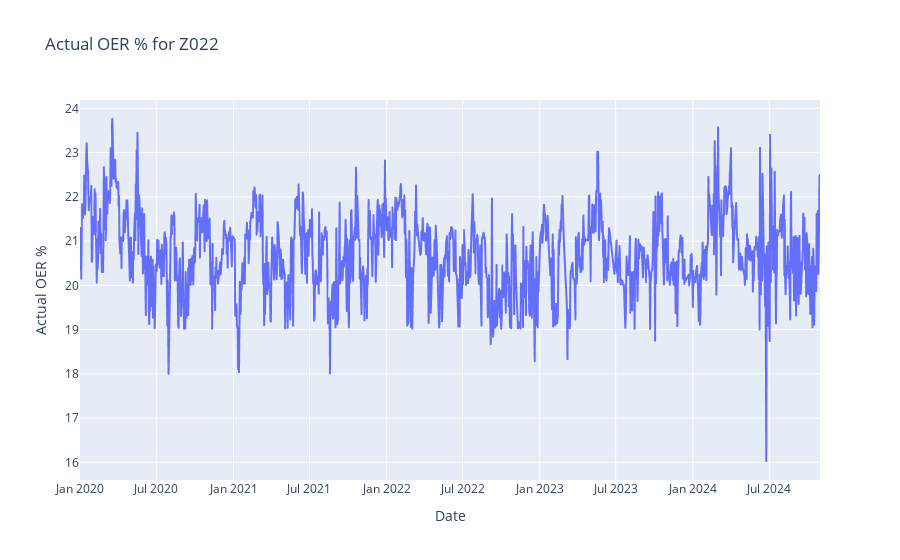

Notebook cell for this chart:
### Code cell
plot_charts(zo22)

### Figure 1 — Plotly figure (JSON) as saved in the notebook; plotly's stock layout.template omitted (floating-point values rounded to 4 significant figures; data arrays with more than 128 entries replaced by an {"elided": "..."} marker saying what was removed)
{"data": [{"hovertemplate": "Date=%{x}<br>Actual OER %=%{y}<extra></extra>", "legendgroup": "", "line": {"color": "#636efa", "dash": "solid"}, "marker": {"symbol": "circle"}, "mode": "lines", "name": "", "showlegend": false, "type": "scattergl", "x": {"elided": "1420 str values"}, "xaxis": "x", "y": {"elided": "1420 float values"}, "yaxis": "y"}], "layout": {"legend": {"tracegroupgap": 0}, "title": {"text": "Actual OER % for Z022"}, "xaxis": {"anchor": "y", "domain": [0, 1], "title": {"text": "Date"}}, "yaxis": {"anchor": "x", "domain": [0, 1], "title": {"text": "Actual OER %"}}}}
